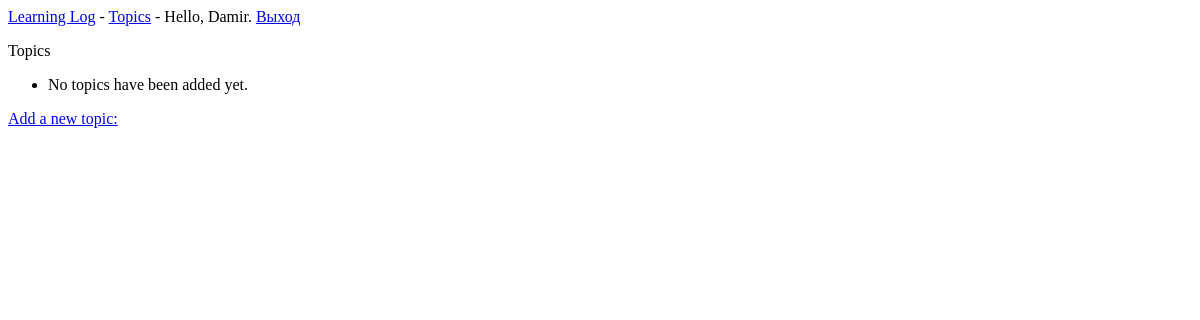
Before: /topics/ (signed in) with the older database file.
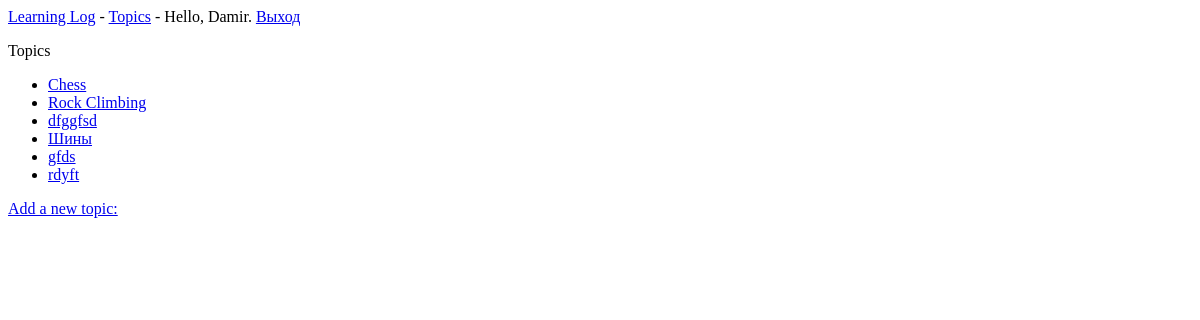
After: the same page with the newer database file.
### learning_logs/models.py (models this page shows)
class Topic(models.Model):
    text = models.CharField(max_length=200)
    date_added = models.DateTimeField(auto_now_add=True)
    owner = models.ForeignKey(User, on_delete=models.CASCADE)
    def __str__(self):
        return self.text

### learning_logs/views.py (the view)
# urls.py: path('topics/', views.topics, name='topics'),
@login_required
def topics(request):
    topics = Topic.objects.filter(owner=request.user).order_by('date_added')
    context = {'topics': topics}
    return render(request, 'learning_logs/topics.html', context)

### learning_logs/templates/learning_logs/topics.html
{% extends "learning_logs/base.html" %}
{% block content %}
  <p>Topics</p>
  <ul>
    {% for topic in topics %}
      <li>
        <a href="{% url 'learning_logs:topic' topic.id %}">{{ topic }}</a>
      </li>
    {% empty %}
      <li>No topics have been added yet.</li>
    {% endfor %}
  </ul>
  <a href="{% url 'learning_logs:new_topic' %}">Add a new topic:</a>
{% endblock content %}

### learning_logs/templates/learning_logs/base.html
<p>
    <a href="{% url 'learning_logs:index' %}">Learning Log</a> -
    <a href="{% url 'learning_logs:topics' %}">Topics</a> -
    {% if user.is_authenticated %}
      Hello, {{ user.username }}.
      <a href="{% url 'users:logout' %}">Выход</a>
    {% else %}
      <a href="{% url 'users:regist' %}">Регистрация</a>/
      <a href="{% url 'users:login' %}">Вход</a>
    {% endif %}
</p>
{% block content %}{% endblock content %}

Changed rows visible on the page:
now on this page (row edited): Topic: text "Chess"
now on this page (row edited): Topic: text "Rock Climbing"
now on this page (row edited): Topic: text "dfggfsd"
now on this page (row edited): Topic: text "Шины"
now on this page (row edited): Topic: text "gfds"
now on this page (row edited): Topic: text "rdyft"
Other visible differences:
text no longer shown: "No topics have been added yet."
